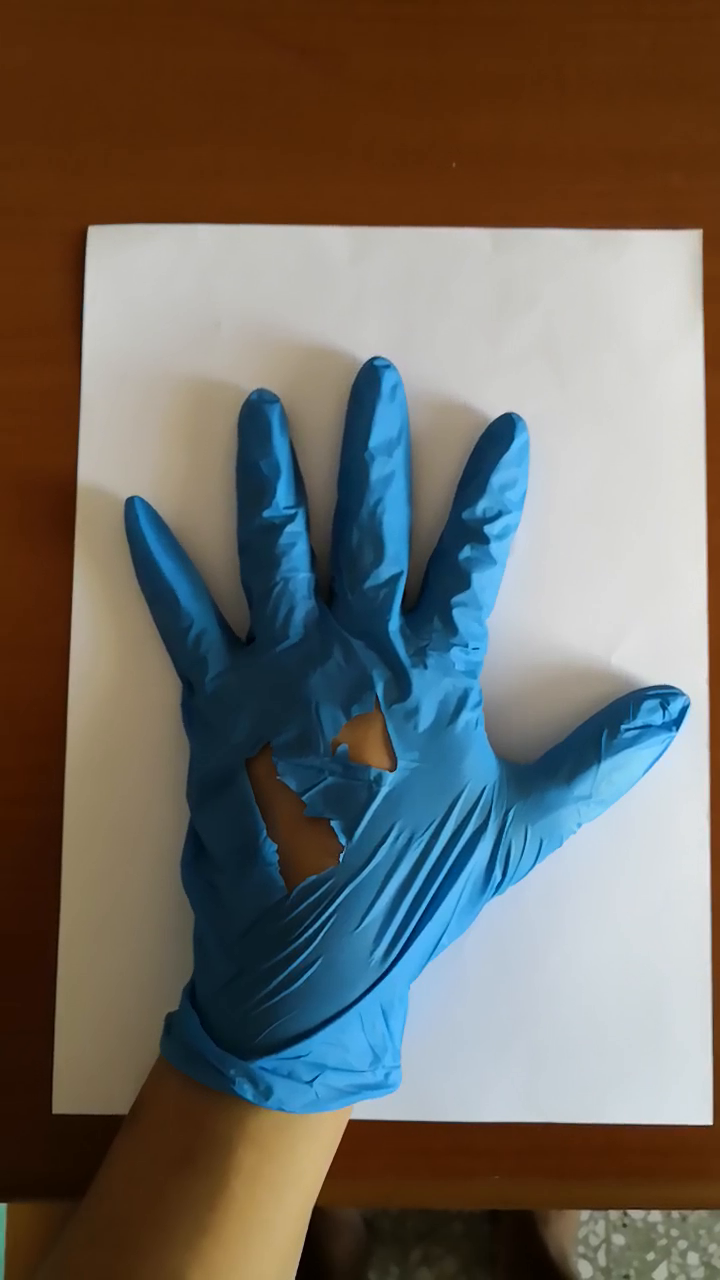
#> input picture frame 47 of legacy-2020/Images/glove3.mp4, 720 x 1280 px, given in place of vid1.mp4, which was not available
$ python test.py
#> lines starting #> are read from the running program, lines starting #| are printed output that depends on the picture; after the words box and inside, x2 and y2 are one past the last pixel; in counts of white or black regions, pixels touching at a corner belong together
import cv2
import numpy as np


def nothing(x):
    pass


# cap = cv2.VideoCapture(0)
cap = cv2.VideoCapture('Images/vid1.mp4')
frame_counter = 0
cv2.namedWindow("Trackbars")

cv2.createTrackbar("Low H", "Trackbars", 0, 179, nothing)
cv2.createTrackbar("Low S", "Trackbars", 20, 255, nothing)
cv2.createTrackbar("Low V", "Trackbars", 70, 255, nothing)
cv2.createTrackbar("Upper H", "Trackbars", 20, 179, nothing)
cv2.createTrackbar("Upper S", "Trackbars", 255, 255, nothing)
cv2.createTrackbar("Upper V", "Trackbars", 255, 255, nothing)

while True:
    ret, frame = cap.read()
#> frame is the input picture: shape (1280, 720, 3); mean B, G, R 99.8, 106.5, 110.4
    frame_counter = 1
    if frame_counter == cap.get(cv2.CAP_PROP_FRAME_COUNT):
        frame_counter = 0
        cap.set(cv2.CAP_PROP_POS_FRAMES, 0)

    bilateral_frame = cv2.bilateralFilter(frame, 9, 100, 100)
    # blurred_frame = cv2.GaussianBlur(frame, (5, 5), 0)
    hsv = cv2.cvtColor(bilateral_frame, cv2.COLOR_BGR2HSV)
#> hsv: shape (1280, 720, 3); mean H, S, V 45.4, 136, 131.3

    l_h = cv2.getTrackbarPos("Low H", "Trackbars")
    l_s = cv2.getTrackbarPos("Low S", "Trackbars")
    l_v = cv2.getTrackbarPos("Low V", "Trackbars")
    u_h = cv2.getTrackbarPos("Upper H", "Trackbars")
    u_s = cv2.getTrackbarPos("Upper S", "Trackbars")
    u_v = cv2.getTrackbarPos("Upper V", "Trackbars")

    # [4 lines of commented-out code are left out]

    lower_blue = np.array([90, 100, 0], dtype=np.uint8)
    upper_blue = np.array([130, 255, 255], dtype=np.uint8)
    mask = cv2.inRange(hsv, lower_blue, upper_blue)
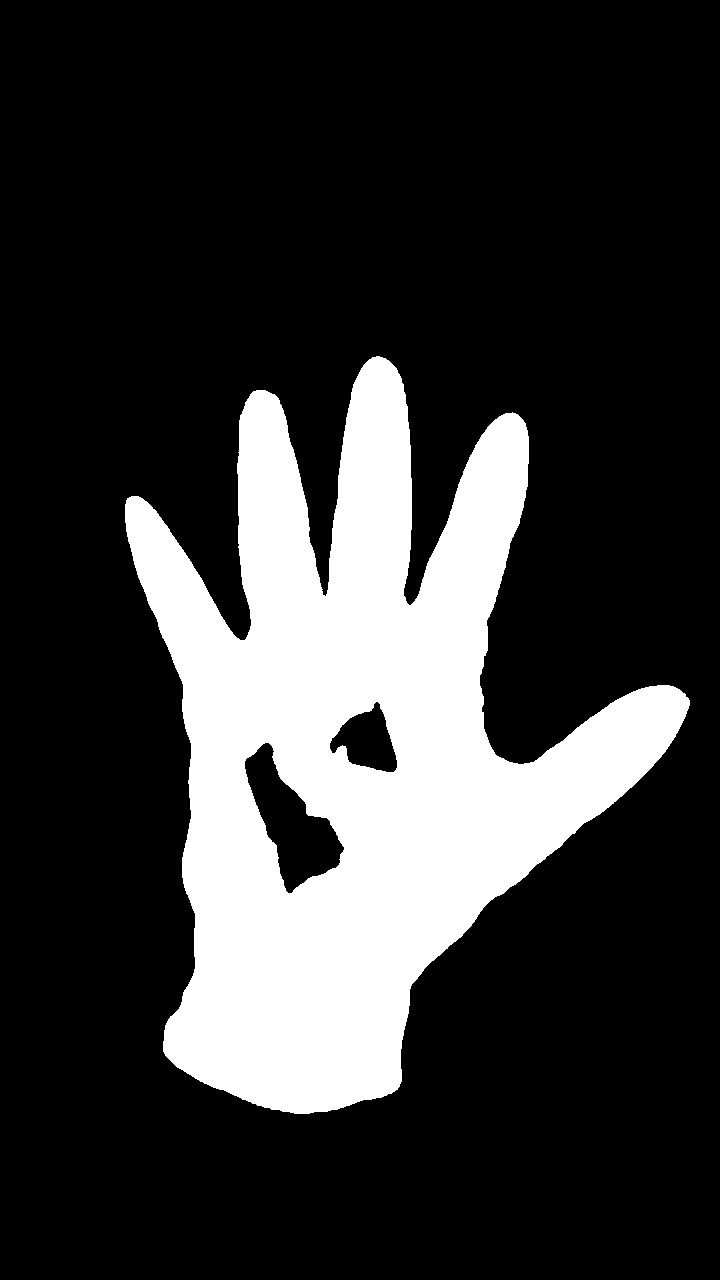
#> mask: shape (1280, 720); 21.4% white; 1 white region

    # [9 lines of commented-out code are left out]

    contours, hierarchy = cv2.findContours(mask, cv2.RETR_TREE, cv2.CHAIN_APPROX_SIMPLE)
#> contours = 3 contours; box (x1, y1, x2, y2) and area: (125, 356, 690, 1114) 204473, (244, 742, 345, 894) 6660, (329, 701, 398, 773) 2822

    for c in contours:
        area = cv2.contourArea(c)
        print("area = ", area)

        approx = cv2.approxPolyDP(c, 0.01 * cv2.arcLength(c, True), True)
        cv2.drawContours(frame, [approx], -1, (0, 0, 0), 5)
        x = approx.ravel()[0]
        y = approx.ravel()[1] - 1

        if 200000 > area:
            rect = cv2.minAreaRect(c)
            box = cv2.boxPoints(rect)
            box = np.int0(box)
            cv2.drawContours(frame, [box], -1, (0, 0, 255), 2)
            cv2.drawContours(frame, c, -1, (0, 255, 0), 3)
            cv2.putText(frame, "Missing", (x, y), cv2.FONT_HERSHEY_COMPLEX, 0.5, (0, 0, 255), 2)
#> this loop made 3 passes
#> (area, x, y, rect, box) on passes 2 to 3: (6660.5, 265, 741, ((285.2, 813.6), (72.29, 145.5), -28.07), [[287, 894], [219, 766], [282, 732], [351, 860]]), (2822.5, 376, 700, ((360.2, 743.4), (62.5, 72.94), -15.95), [[340, 787], [320, 716], [380, 699], [400, 769]])
#> (area, x, y) on pass 1: (204473, 379, 355)
#| area =  204473.0
#| area =  6660.5
#| area =  2822.5
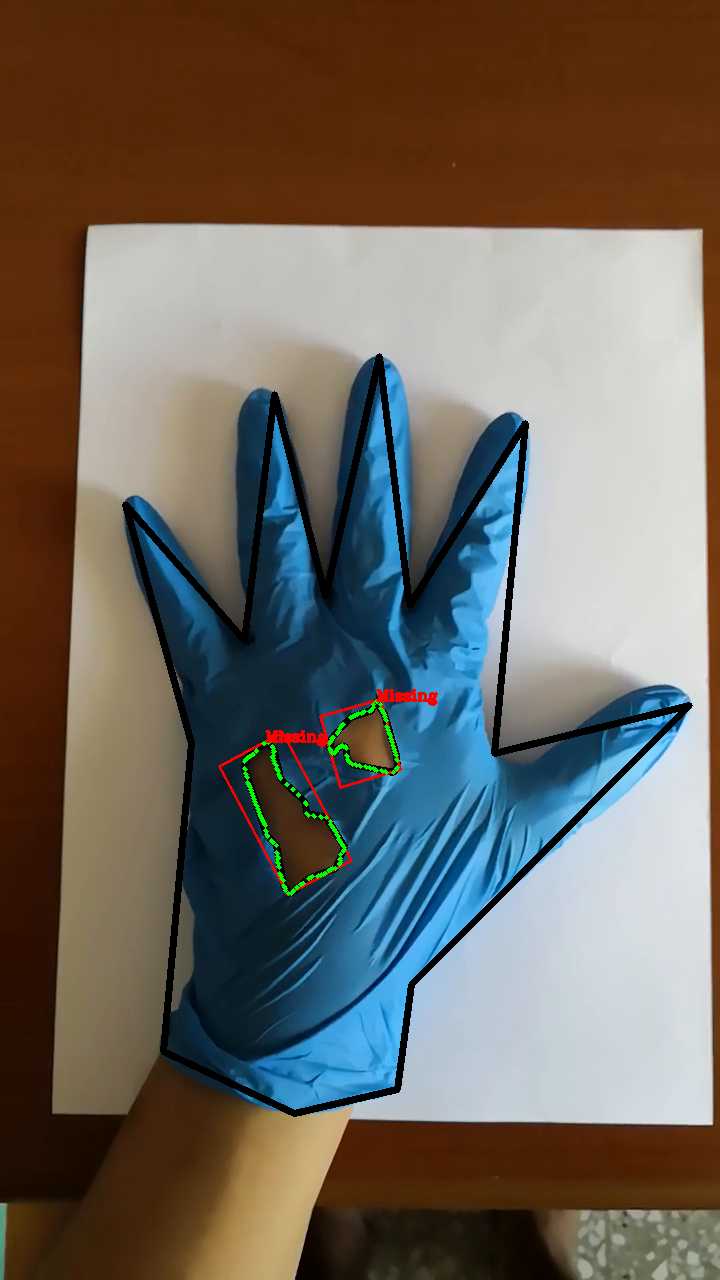
#> frame: shape (1280, 720, 3); 3.09% of pixels changed, all inside (x1, y1, x2, y2) = (122, 353, 693, 1117)

    resize_frame = cv2.resize(frame, (800, 600))
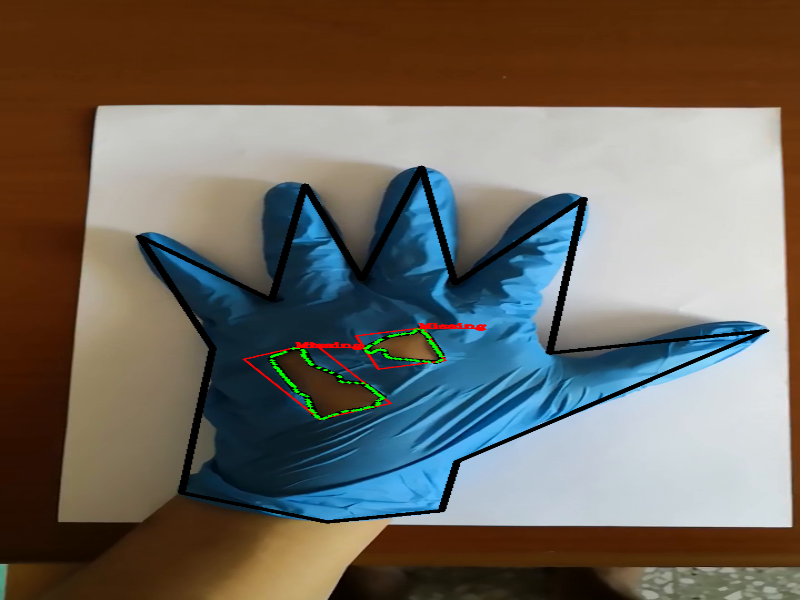
#> resize_frame: shape (600, 800, 3); mean B, G, R 96, 104, 109.3
    cv2.imshow("Frame", resize_frame)
    resize_mask = cv2.resize(mask, (800, 600))
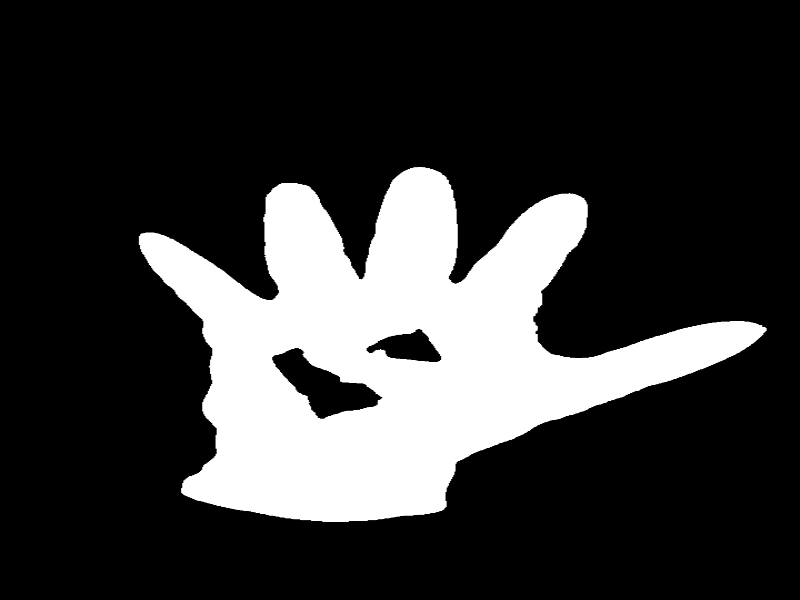
#> resize_mask: shape (600, 800); min 0, max 255, mean 54.5
    cv2.imshow("Mask", resize_mask)
    key = cv2.waitKey(1)
#> (key q is pressed here)
    if key == ord('q'):
        break
    if key == ord('p'):
        cv2.waitKey(-1)

cap.release()
cv2.destroyAllWindows()

$ run again, starting later in the video
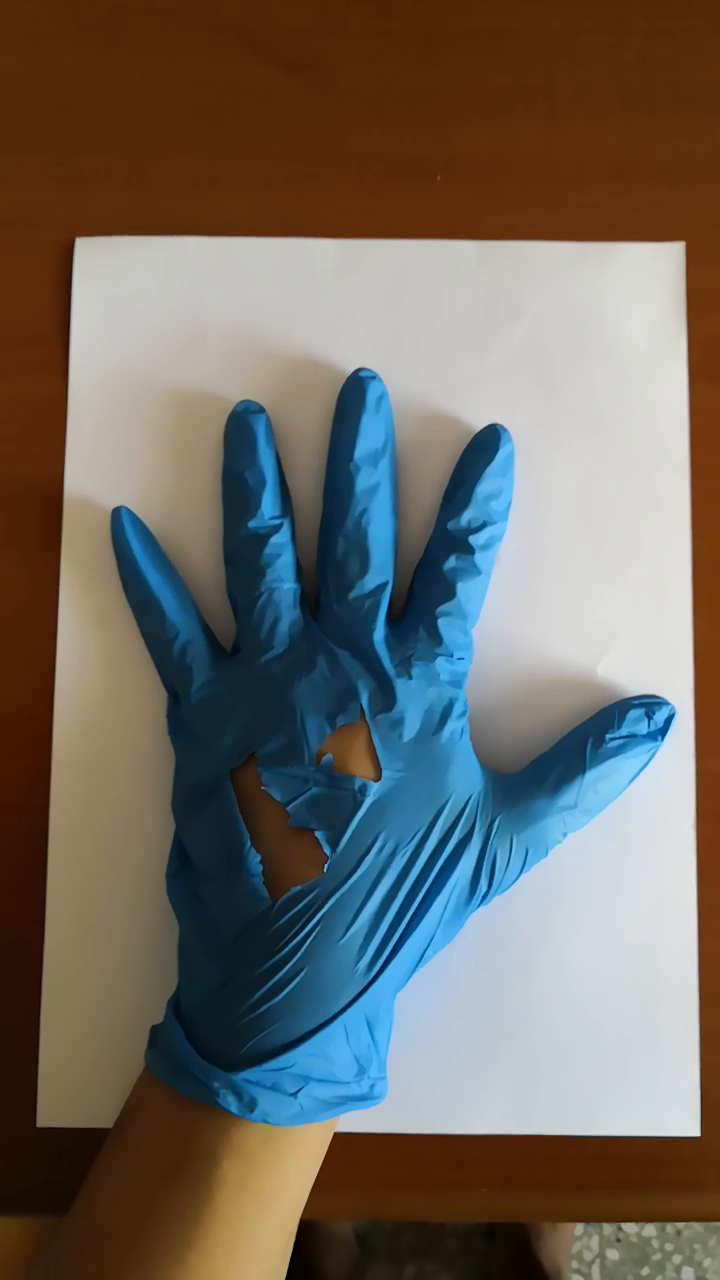
#> input picture frame 215 of legacy-2020/Images/glove3.mp4, 720 x 1280 px, given in place of vid1.mp4, which was not available
#> frame is the input picture: shape (1280, 720, 3); mean B, G, R 98, 105.7, 110.8
#> hsv: shape (1280, 720, 3); mean H, S, V 44.4, 137.4, 131.1
#> `mask = cv2.inRange(hsv, lower_blue, upper_blue)`:
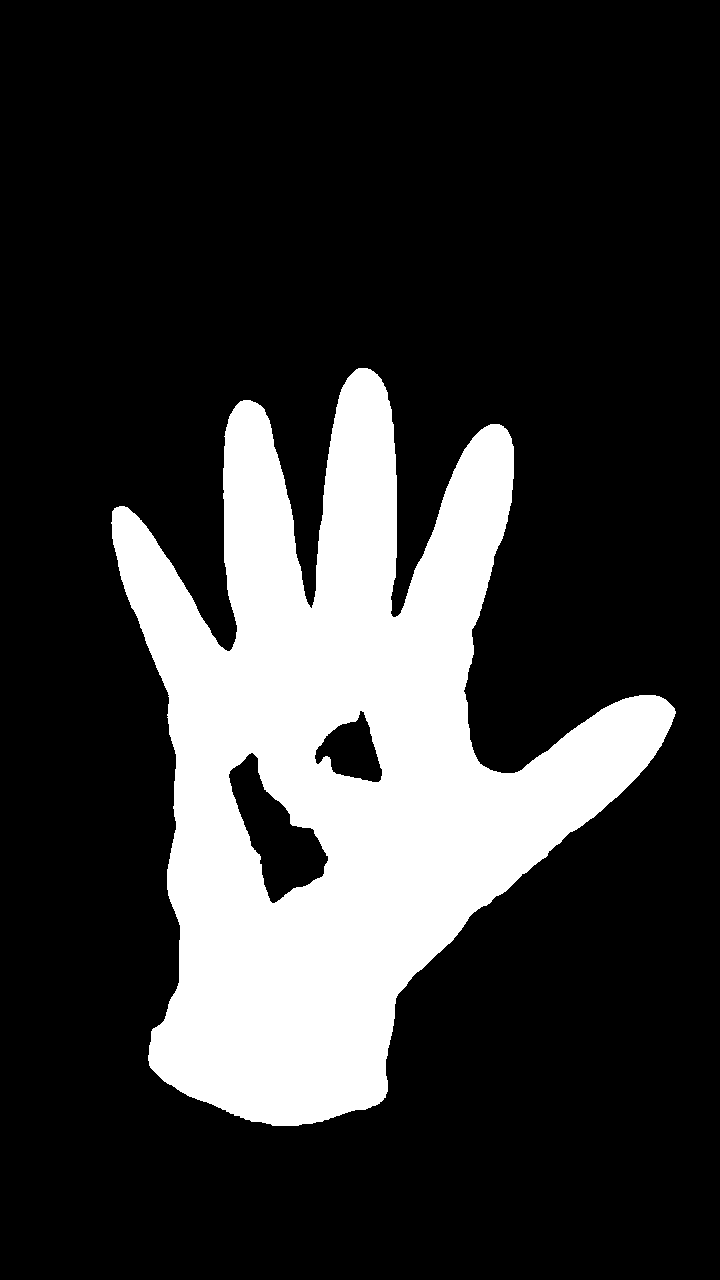
#> mask: shape (1280, 720); 21.4% white; 1 white region
#> contours = 3 contours; box (x1, y1, x2, y2) and area: (111, 368, 676, 1126) 204645, (228, 752, 329, 904) 6706, (314, 710, 383, 783) 2834
#> the loop `for c in contours:` made 3 passes
#> (area, x, y, rect, box) on passes 2 to 3: (6706, 251, 751, ((269.3, 823.8), (72.81, 144), -28.3), [[271, 904], [203, 777], [267, 743], [335, 869]]), (2834.5, 360, 709, ((344.9, 752.9), (62.5, 74.17), -15.95), [[325, 797], [304, 725], [364, 708], [385, 779]])
#> (printed output is left out)
#> `resize_mask = cv2.resize(mask, (800, 600))`:
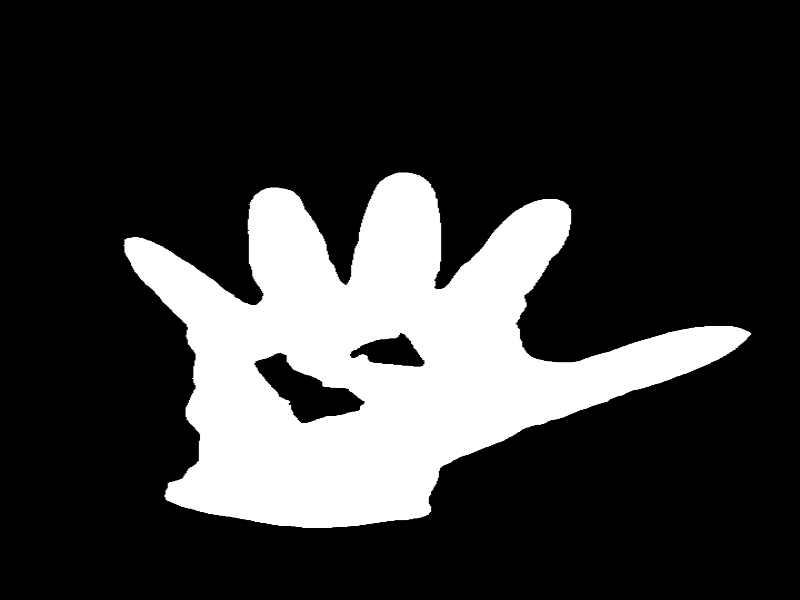
#> resize_mask: shape (600, 800); min 0, max 255, mean 54.5

$ run again, starting later in the video
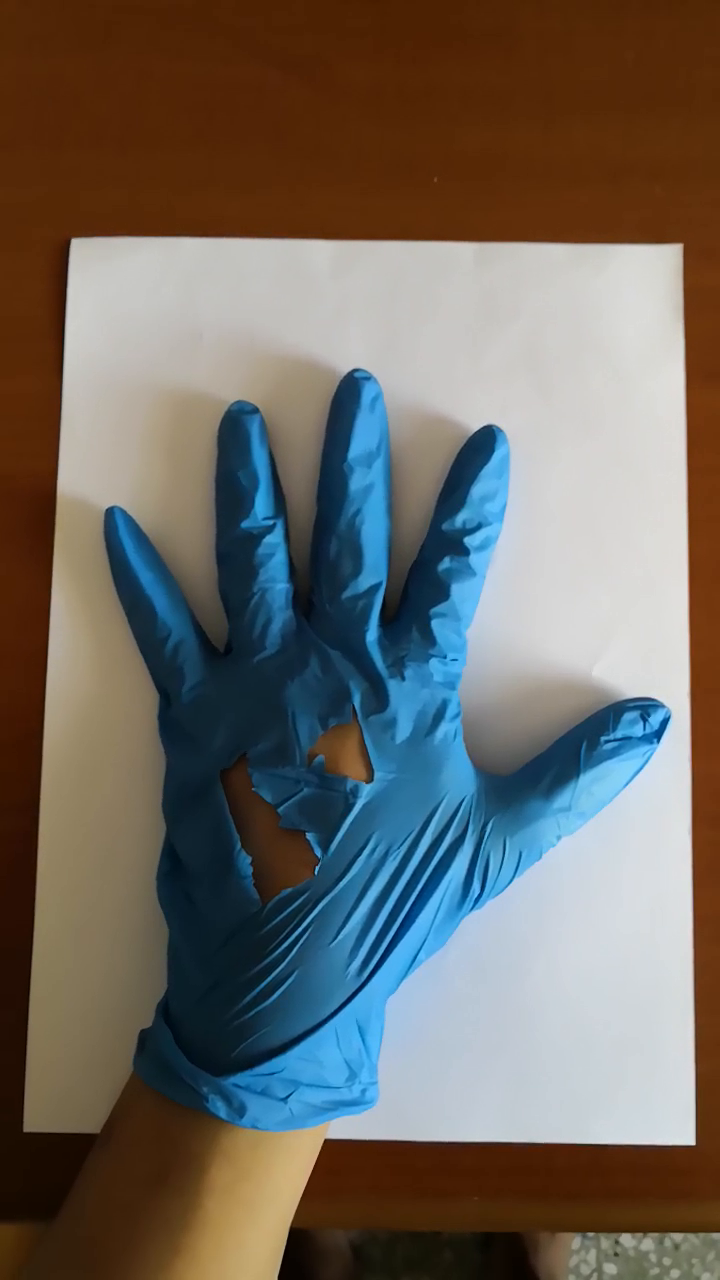
#> input picture frame 382 of legacy-2020/Images/glove3.mp4, 720 x 1280 px, given in place of vid1.mp4, which was not available
#> frame is the input picture: shape (1280, 720, 3); mean B, G, R 98.9, 105.4, 109.9
#> hsv: shape (1280, 720, 3); mean H, S, V 45.4, 136.6, 130.6
#> `mask = cv2.inRange(hsv, lower_blue, upper_blue)`:
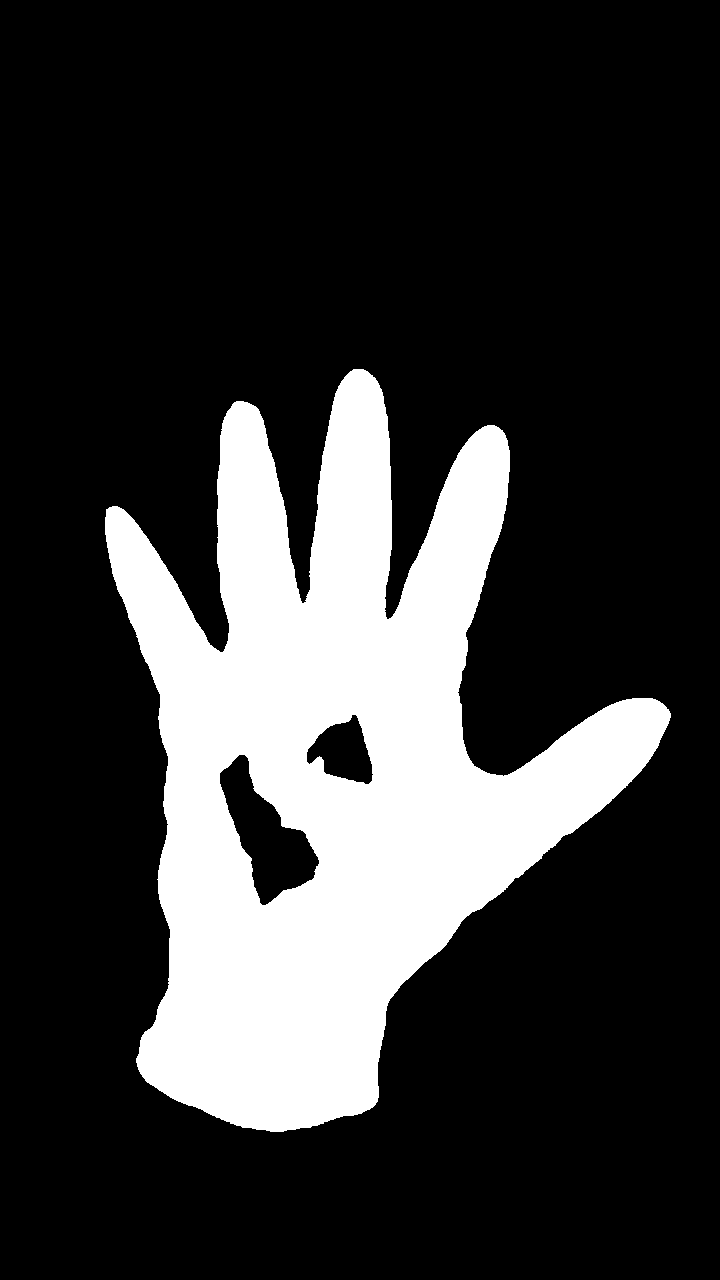
#> mask: shape (1280, 720); 21.7% white; 1 white region
#> contours = 3 contours; box (x1, y1, x2, y2) and area: (105, 369, 671, 1132) 207710, (219, 754, 320, 906) 6804, (306, 714, 374, 785) 2848
#> the loop `for c in contours:` made 3 passes
#> (area, x, y, rect, box) on passes 2 to 3: (6803.5, 239, 753, ((260.2, 825.2), (73.12, 145.9), -27.55), [[261, 906], [194, 777], [258, 743], [326, 873]]), (2848, 352, 713, ((337, 755.4), (62.79, 71.73), -15.52), [[316, 798], [297, 729], [357, 712], [376, 781]])
#> (printed output is left out)
#> `resize_mask = cv2.resize(mask, (800, 600))`:
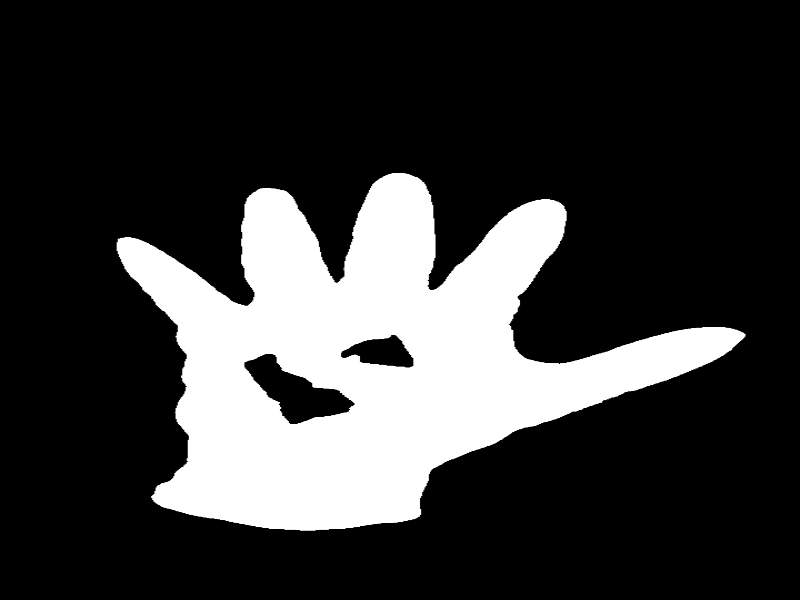
#> resize_mask: shape (600, 800); min 0, max 255, mean 55.3
